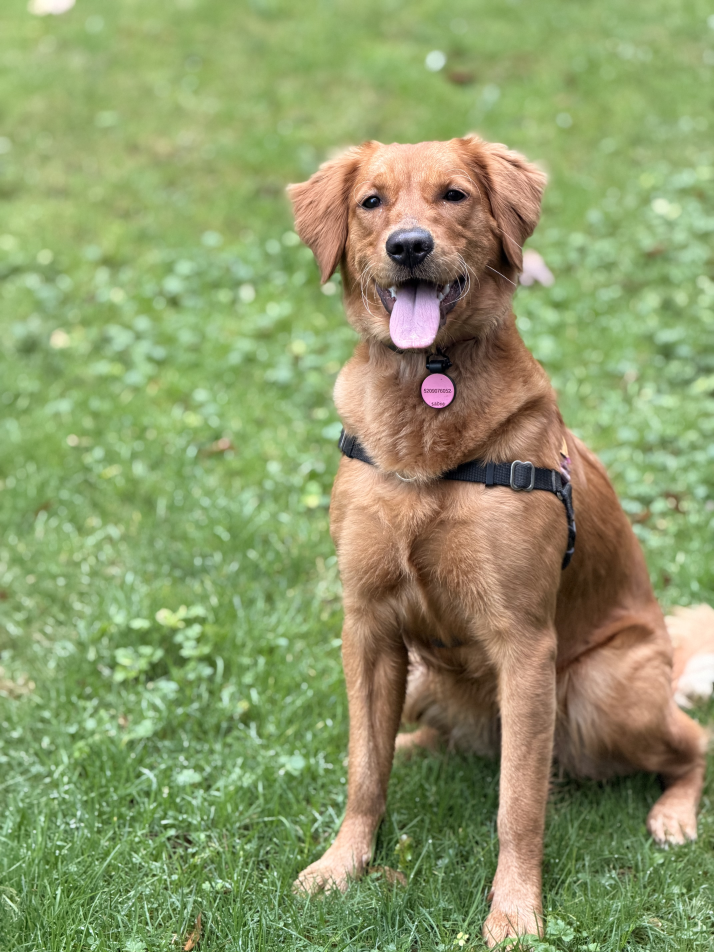
#> input picture skills/community/skills_sh/s/skills-sh_mvanhorn_last30days-skill_last30days/assets/dog-original.jpeg, 4284 x 5712 px (shown at 1/6 size)
$ python smart_crop.py ../../../../skills_sh/s/skills-sh_mvanhorn_last30days-skill_last30days/assets/dog-original.jpeg out.png   (older library calls are emulated)
#> lines starting #> are read from the running program, lines starting #| are printed output that depends on the picture; after the words box and inside, x2 and y2 are one past the last pixel; in counts of white or black regions, pixels touching at a corner belong together
### skills/community/clawhub/s/smart-photo-editor/scripts/exif_utils.py
#!/home/guoxh/.openclaw/venv-clawd/bin/python
"""
EXIF preservation utilities for photo editing.
Reads EXIF from input, preserves through any processing pipeline.
"""
import os
import sys
from typing import Dict, Any, Optional

# Try multiple EXIF libraries
PIEXIF_AVAILABLE = False
EXIF_AVAILABLE = False

try:
    import piexif
    PIEXIF_AVAILABLE = True
except ImportError:
    pass

try:
    import exif
    EXIF_AVAILABLE = True
except ImportError:
    pass


class ExifPreserver:
    """
    Reads EXIF from source image and provides methods to apply it to output.
    Works with both PIL (JPEG, PNG, WebP) and standalone EXIF files.
    """

    def __init__(self, source_path: str):
        self.source_path = source_path
        self.exif_dict: Optional[Dict] = None
        self.exif_bytes: Optional[bytes] = None
        self._read()

    def _read(self):
        """Read EXIF data from source image."""
        if not os.path.exists(self.source_path):
            return

        ext = os.path.splitext(self.source_path)[1].lower()

        # Try piexif first (works on raw image bytes)
        if PIEXIF_AVAILABLE:
            try:
                self.exif_dict = piexif.load(self.source_path)
                # Convert to bytes for later insertion
                self.exif_bytes = piexif.dump(self.exif_dict)
                return
            except Exception:
                pass

        # Fallback: use exif library for basic tag reading
        if EXIF_AVAILABLE:
            try:
                with open(self.source_path, 'rb') as f:
                    tags = exif.Image(f).get_all()
                if tags:
                    # Convert to piexif-compatible dict
                    self.exif_dict = self._convert_to_piexif(tags)
                    if self.exif_dict:
                        self.exif_bytes = piexif.dump(self.exif_dict)
                    return
            except Exception:
                pass

    # [72 lines left out: function _convert_to_piexif, not called in this run]

    def has_exif(self) -> bool:
        """Check if source image has EXIF data."""
        return bool(self.exif_dict) and bool(self.exif_bytes)

    # [201 lines left out: functions apply_to_file, apply_to_pil_image, preserve_exif, with_exif_preservation, cmd_read_exif, cmd_strip_exif, not called in this run]


# [32 lines that do not run on import are left out]

### skills/community/clawhub/s/smart-photo-editor/scripts/smart_crop.py
#!/home/guoxh/.openclaw/venv-clawd/bin/python
"""
Smart Crop Tool - Automatic intelligent cropping

Crops images to the most "interesting" region using saliency detection.
Supports: aspect ratio constraints, padding/margin control, and multiple
saliency algorithms.

Usage:
    ./smart_crop.py input.jpg output.jpg
    ./smart_crop.py input.jpg output.jpg --width 800 --height 600   # Fixed aspect ratio
    ./smart_crop.py input.jpg output.jpg --padding 0.1              # 10%% margin around subject
    ./smart_crop.py input.jpg output.jpg --algorithm spectral         # Force specific algorithm
    ./smart_crop.py input.jpg output.jpg --debug                    # Show saliency map overlay
"""
import argparse
import os
import sys
import json
import time
import numpy as np
import cv2

# EXIF preservation
try:
    sys.path.insert(0, os.path.dirname(os.path.abspath(__file__)))
    from exif_utils import ExifPreserver
    EXIF_PRESERVER = ExifPreserver
except ImportError:
    EXIF_PRESERVER = None


# ─────────────────────────────────────────────────────────────────
# Saliency detection
# ─────────────────────────────────────────────────────────────────

def detect_saliency_map(img: np.ndarray, algorithm: str = "finegrained") -> np.ndarray:
    """
    Compute saliency map for an image.

    Args:
        img: BGR image
        algorithm: "finegrained" | "spectral" | "edge"

    Returns:
        Saliency map as float32 image (0-1 range)
    """
    gray = cv2.cvtColor(img, cv2.COLOR_BGR2GRAY)

    if algorithm == "finegrained":
        # StaticSaliencyFineGrained - more precise, pixel-level
        try:
            saliency = cv2.saliency.StaticSaliencyFineGrained_create()
            success, saliency_map = saliency.computeSaliency(img)
            if success:
                return saliency_map.astype(np.float32)
        except Exception:
            pass

    if algorithm in ("finegrained", "spectral"):
        # StaticSaliencySpectralResidual - faster, good for most cases
        try:
            saliency = cv2.saliency.StaticSaliencySpectralResidual_create()
            success, saliency_map = saliency.computeSaliency(img)
            if success:
                return saliency_map.astype(np.float32)
        except Exception:
            pass

    # Fallback: Edge/contrast-based saliency
    # Uses gradient magnitude as proxy for interesting content
    blurred = cv2.GaussianBlur(gray, (5, 5), 0)
    grad_x = cv2.Sobel(blurred, cv2.CV_64F, 1, 0, ksize=3)
    grad_y = cv2.Sobel(blurred, cv2.CV_64F, 0, 1, ksize=3)
    gradient_mag = np.sqrt(grad_x**2 + grad_y**2)

    # Normalize to 0-1
    saliency_map = gradient_mag.astype(np.float32)
    if saliency_map.max() > 0:
        saliency_map = saliency_map / saliency_map.max()

    # Blur to smooth
    saliency_map = cv2.GaussianBlur(saliency_map, (15, 15), 0)
    if saliency_map.max() > 0:
        saliency_map = saliency_map / saliency_map.max()

    return saliency_map


def saliency_map_to_bbox(saliency_map: np.ndarray,
                          threshold: float = 0.3,
                          min_area_ratio: float = 0.01,
                          max_area_ratio: float = 0.95) -> tuple:
    """
    Convert saliency map to a bounding box of the most salient region.

    Args:
        saliency_map: float32 saliency map (0-1)
        threshold: binarization threshold (fraction of max)
        min_area_ratio: min bounding box area as fraction of image
        max_area_ratio: max bounding box area as fraction of image

    Returns:
        (x, y, w, h) bounding box, or None if no good region found
    """
    h, w = saliency_map.shape

    # Binarize saliency map
    thresh_val = saliency_map.max() * threshold
    _, binary = cv2.threshold(
        (saliency_map * 255).astype(np.uint8),
        int(thresh_val * 255), 255,
        cv2.THRESH_BINARY
    )

    # Clean up with morphology
    kernel = cv2.getStructuringElement(cv2.MORPH_ELLIPSE, (5, 5))
    binary = cv2.morphologyEx(binary, cv2.MORPH_CLOSE, kernel)
    binary = cv2.morphologyEx(binary, cv2.MORPH_OPEN, kernel)

    # Find contours
    contours, _ = cv2.findContours(binary, cv2.RETR_EXTERNAL, cv2.CHAIN_APPROX_SIMPLE)

    if not contours:
        return None

    min_area = (w * h) * min_area_ratio
    max_area = (w * h) * max_area_ratio

    # Filter by area and find the most salient (highest mean saliency)
    candidates = []
    for cnt in contours:
        area = cv2.contourArea(cnt)
        if area < min_area or area > max_area:
            continue

        x, y, cw, ch = cv2.boundingRect(cnt)

        # Score: mean saliency within the bounding box
        roi = saliency_map[y:y+ch, x:x+cw]
        score = roi.mean()

        candidates.append((score, x, y, cw, ch, area))

    if not candidates:
        # Fallback: use the top-k most salient pixels as center
        flat = saliency_map.flatten()
        top_k = int(len(flat) * 0.05)  # Top 5%
        cutoff = np.partition(flat, -top_k)[-top_k]

        # Find centroid of top salient pixels
        mask = (saliency_map >= cutoff).astype(np.uint8) * 255
        contours, _ = cv2.findContours(mask, cv2.RETR_EXTERNAL, cv2.CHAIN_APPROX_SIMPLE)

        if contours:
            # Find largest contour
            largest = max(contours, key=cv2.contourArea)
            x, y, cw, ch = cv2.boundingRect(largest)

            # Verify area constraints
            area = cw * ch
            if area >= min_area and area <= max_area:
                candidates.append((saliency_map[y:y+ch, x:x+cw].mean(), x, y, cw, ch, area))

    if not candidates:
        return None

    # Return the highest-scoring bounding box
    best = max(candidates, key=lambda c: c[0])
    return (best[1], best[2], best[3], best[4])


# [59 lines left out: function refine_bbox_with_grabcut, not called in this run]


def smart_crop(img: np.ndarray,
               target_width: int = None,
               target_height: int = None,
               aspect_ratio: float = None,
               padding: float = 0.05,
               algorithm: str = "auto",
               refine_with_grabcut: bool = False,
               threshold: float = 0.3) -> np.ndarray:
    """
    Smart crop: find the most salient region and crop to it.

    Args:
        img: Input BGR image
        target_width: Desired output width (None = auto)
        target_height: Desired output height (None = auto)
        aspect_ratio: Force aspect ratio (w/h, e.g. 16/9)
        padding: Margin around subject (fraction, 0.0-0.3)
        algorithm: "auto" | "finegrained" | "spectral" | "edge"
        refine_with_grabcut: Use GrabCut to refine crop boundary
        threshold: Saliency threshold (0.1-0.8)

    Returns:
        Cropped image (or original if no good region found)
    """
    h_img, w_img = img.shape[:2]

    # Determine effective crop region
    if aspect_ratio:
        # Fit aspect ratio within image bounds
        img_aspect = w_img / h_img

        if aspect_ratio > img_aspect:
            # Target is wider than image: fit to width
            crop_w = w_img
            crop_h = int(w_img / aspect_ratio)
        else:
            # Target is taller than image: fit to height
            crop_h = h_img
            crop_w = int(h_img * aspect_ratio)
    elif target_width and target_height:
        crop_w, crop_h = target_width, target_height
    else:
        # No constraints: use saliency to find natural crop
        crop_w, crop_h = None, None

    # Compute saliency map
    algo = "finegrained" if algorithm == "auto" else algorithm
    saliency_map = detect_saliency_map(img, algorithm=algo)

    # Get bounding box of most salient region
    raw_bbox = saliency_map_to_bbox(saliency_map, threshold=threshold)

    if raw_bbox is None:
        # No salient region found: return original
        return img.copy()

    x_sal, y_sal, w_sal, h_sal = raw_bbox

    # Determine crop dimensions
    if crop_w and crop_h:
        # Use requested dimensions (aspect ratio mode)
        crop_w = min(crop_w, w_img)
        crop_h = min(crop_h, h_img)

        # Center the requested crop on the salient region
        center_x = x_sal + w_sal // 2
        center_y = y_sal + h_sal // 2

        x_crop = max(0, center_x - crop_w // 2)
        y_crop = max(0, center_y - crop_h // 2)

        # Clamp to image bounds
        x_crop = min(x_crop, w_img - crop_w)
        y_crop = min(y_crop, h_img - crop_h)

        crop_box = (x_crop, y_crop, crop_w, crop_h)
    else:
        # No target size: crop tightly around salient region + padding
        pad_w = int(w_sal * padding)
        pad_h = int(h_sal * padding)

        x_crop = max(0, x_sal - pad_w)
        y_crop = max(0, y_sal - pad_h)
        crop_w = min(w_img - x_crop, w_sal + 2 * pad_w)
        crop_h = min(h_img - y_crop, h_sal + 2 * pad_h)

        crop_box = (x_crop, y_crop, crop_w, crop_h)

    # Optionally refine with GrabCut
    if refine_with_grabcut:
        crop_box = refine_bbox_with_grabcut(img, crop_box)

    x, y, w, h = crop_box

    # Final clamp
    x, y = max(0, x), max(0, y)
    w = min(w, w_img - x)
    h = min(h, h_img - y)

    cropped = img[y:y+h, x:x+w]

    # Resize if target dimensions specified
    if target_width and target_height and not aspect_ratio:
        resized = cv2.resize(cropped, (target_width, target_height),
                           interpolation=cv2.INTER_LANCZOS4)
        return resized

    return cropped


# [26 lines left out: function create_debug_overlay, not called in this run]


# ─────────────────────────────────────────────────────────────────
# Main
# ─────────────────────────────────────────────────────────────────

def process(input_path: str, output_path: str,
           target_width: int = None,
           target_height: int = None,
           aspect_ratio: float = None,
           padding: float = 0.05,
           algorithm: str = "auto",
           grabcut: bool = False,
           threshold: float = 0.3,
           debug: bool = False,
           no_exif: bool = False,
           json_output: bool = False) -> dict:
    """Process smart crop."""
    start = time.time()

    img = cv2.imread(input_path)
    if img is None:
        return {"success": False, "error": f"Could not read: {input_path}"}

    h, w = img.shape[:2]

    # Compute saliency map for debug visualization
    algo = "finegrained" if algorithm == "auto" else algorithm
    saliency_map = detect_saliency_map(img, algorithm=algo)
    raw_bbox = saliency_map_to_bbox(saliency_map, threshold=threshold)

    # Process
    result = smart_crop(
        img,
        target_width=target_width,
        target_height=target_height,
        aspect_ratio=aspect_ratio,
        padding=padding,
        algorithm=algorithm,
        refine_with_grabcut=grabcut,
        threshold=threshold
    )

    cv2.imwrite(output_path, result)

    # EXIF preservation
    if not no_exif and EXIF_PRESERVER:
        try:
            preserver = EXIF_PRESERVER(input_path)
            if preserver.has_exif():
                preserver.apply_to_file(output_path)
        except Exception:
            pass

    # Debug overlay
    if debug:
        debug_path = output_path.rsplit('.', 1)[0] + '_debug.jpg'
        create_debug_overlay(img, saliency_map, raw_bbox, debug_path)

    elapsed_ms = int((time.time() - start) * 1000)

    rh, rw = result.shape[:2]

    result_dict = {
        "success": True,
        "input_size": [w, h],
        "output_size": [rw, rh],
        "saliency_bbox": [int(x) for x in raw_bbox] if raw_bbox else None,
        "elapsed_ms": elapsed_ms,
        "output": output_path
    }

    if json_output:
        print(json.dumps(result_dict), file=sys.stdout)
    else:
        print(f"✓ Smart crop complete in {elapsed_ms}ms")
        print(f"  Input:  {w}×{h} → Output: {rw}×{rh}")
        if raw_bbox:
            x, y, bw, bh = raw_bbox
            print(f"  Saliency region: ({x},{y}) {bw}×{bh}")
        if debug:
            print(f"  Debug overlay: {debug_path}")

    return result_dict


def main():
    parser = argparse.ArgumentParser(
        description="Smart Crop - Automatic intelligent cropping based on saliency detection",
        formatter_class=argparse.RawDescriptionHelpFormatter,
        epilog="""
Examples:
  %(prog)s input.jpg output.jpg                           # Auto crop to salient region
  %(prog)s input.jpg output.jpg --aspect 16/9            # Crop to 16:9
  %(prog)s input.jpg output.jpg --aspect 4/3 --padding 0.1 # 4:3 with 10%% margin
  %(prog)s input.jpg output.jpg --width 800 --height 600  # Resize after crop
  %(prog)s input.jpg output.jpg --algorithm spectral      # Force spectral algorithm
  %(prog)s input.jpg output.jpg --grabcut                # Use GrabCut refinement
  %(prog)s input.jpg output.jpg --debug                   # Generate debug overlay
        """
    )

    parser.add_argument("input", help="Input image")
    parser.add_argument("output", help="Output image")

    # Crop dimensions
    parser.add_argument("--width", "-w", type=int,
                       help="Target width (with --height for exact size, without for aspect)")
    parser.add_argument("--height", "-H", type=int,
                       help="Target height (with --width for exact size)")
    parser.add_argument("--aspect", "-a", type=str, default=None,
                       help="Aspect ratio (e.g. 16/9, 4/3, 1/1, 3/2)")

    # Saliency control
    parser.add_argument("--padding", "-p", type=float, default=0.05,
                       help="Margin around subject (0.0-0.3, default: 0.05)")
    parser.add_argument("--threshold", "-t", type=float, default=0.3,
                       help="Saliency threshold (0.1-0.8, default: 0.3)")
    parser.add_argument("--algorithm", type=str, default="auto",
                       choices=["auto", "finegrained", "spectral", "edge"],
                       help="Saliency algorithm (default: auto)")
    parser.add_argument("--grabcut", "-g", action="store_true",
                       help="Use GrabCut to refine crop boundary")

    # Output options
    parser.add_argument("--debug", "-d", action="store_true",
                       help="Generate debug saliency map overlay")
    parser.add_argument("--no-exif", action="store_true",
                       help="Do not preserve EXIF metadata")
    parser.add_argument("--json", action="store_true",
                       help="Output JSON results")

    args = parser.parse_args()

    # Parse aspect ratio
    aspect_ratio = None
    if args.aspect:
        try:
            if '/' in args.aspect:
                w, h = args.aspect.split('/')
                aspect_ratio = float(w) / float(h)
            else:
                aspect_ratio = float(args.aspect)
        except ValueError:
            print(f"Error: Invalid aspect ratio: {args.aspect}", file=sys.stderr)
            sys.exit(1)

    # Validate
    if args.padding < 0 or args.padding > 0.5:
        print("Error: --padding must be between 0.0 and 0.5", file=sys.stderr)
        sys.exit(1)

    if args.threshold < 0.05 or args.threshold > 0.95:
        print("Error: --threshold must be between 0.05 and 0.95", file=sys.stderr)
        sys.exit(1)

    if args.width and args.height and aspect_ratio:
        print("Error: Cannot use --width/--height with --aspect simultaneously",
              file=sys.stderr)
        sys.exit(1)

    # Create output directory
    out_dir = os.path.dirname(args.output)
    if out_dir and not os.path.exists(out_dir):
        os.makedirs(out_dir)

    try:
        result = process(
            args.input, args.output,
            target_width=args.width,
            target_height=args.height,
            aspect_ratio=aspect_ratio,
            padding=args.padding,
            algorithm=args.algorithm,
            grabcut=args.grabcut,
            threshold=args.threshold,
            debug=args.debug,
            no_exif=args.no_exif,
            json_output=args.json
        )
#> in process, img is the input picture: shape (5712, 4284, 3); mean B, G, R 105.4, 153.7, 141.6
#> in detect_saliency_map, `gray = cv2.cvtColor(img, cv2.COLOR_BGR2GRAY)`:
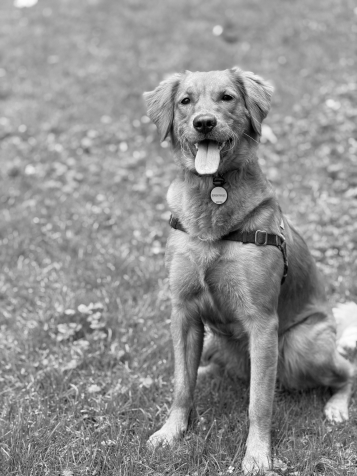
#> gray: shape (5712, 4284) (shown at 1/12 size); min 0, max 255, mean 144.6
#> in detect_saliency_map, `success, saliency_map = saliency.computeSaliency(img)`:
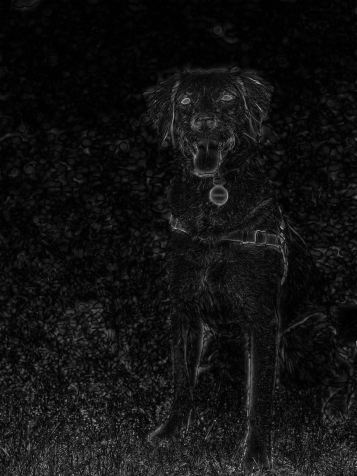
#> saliency_map: shape (5712, 4284) float32 (shown at 1/12 size); min 0, max 1, mean 0.0689
#> in detect_saliency_map, `success, saliency_map = saliency.computeSaliency(img)`: success = True
#> in saliency_map_to_bbox, `thresh_val = saliency_map.max() * threshold`: thresh_val = 0.3
#> in saliency_map_to_bbox, `_, binary = cv2.threshold( (saliency_map * 255).astype(np.uint8), int(..`:
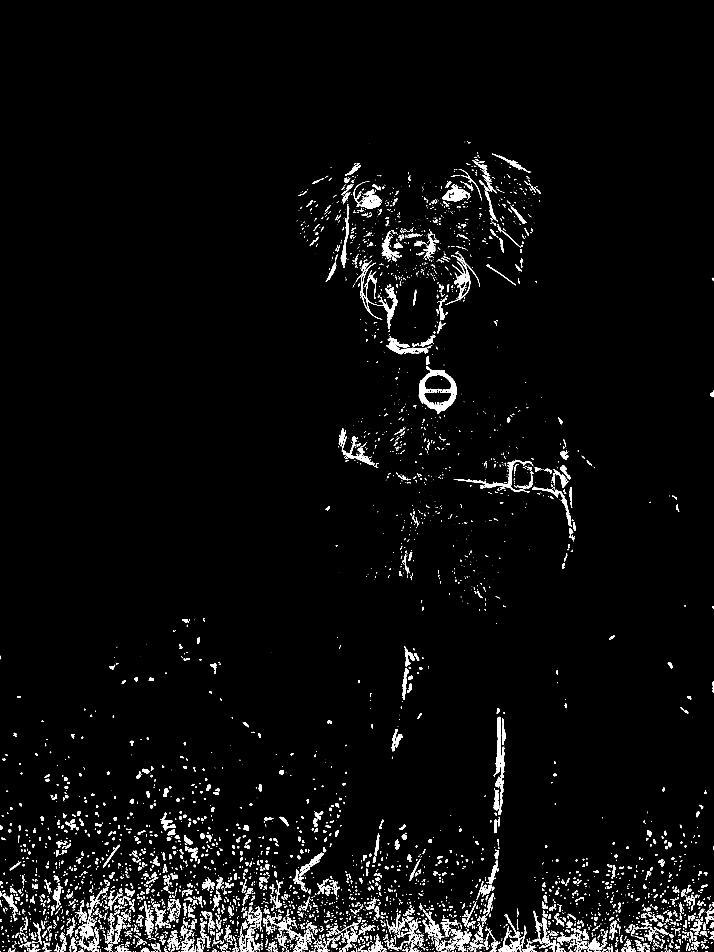
#> binary: shape (5712, 4284) (shown at 1/6 size); 2.5% white; 6564 white regions (2964 under 20 px), largest, box (x1, y1, x2, y2) and area: (2513, 2217, 2739, 2485) 9403, (2973, 4301, 3007, 4643) 6674, (2530, 2244, 2723, 2447) 5801
#> (the rest of the program and of its run is left out)
